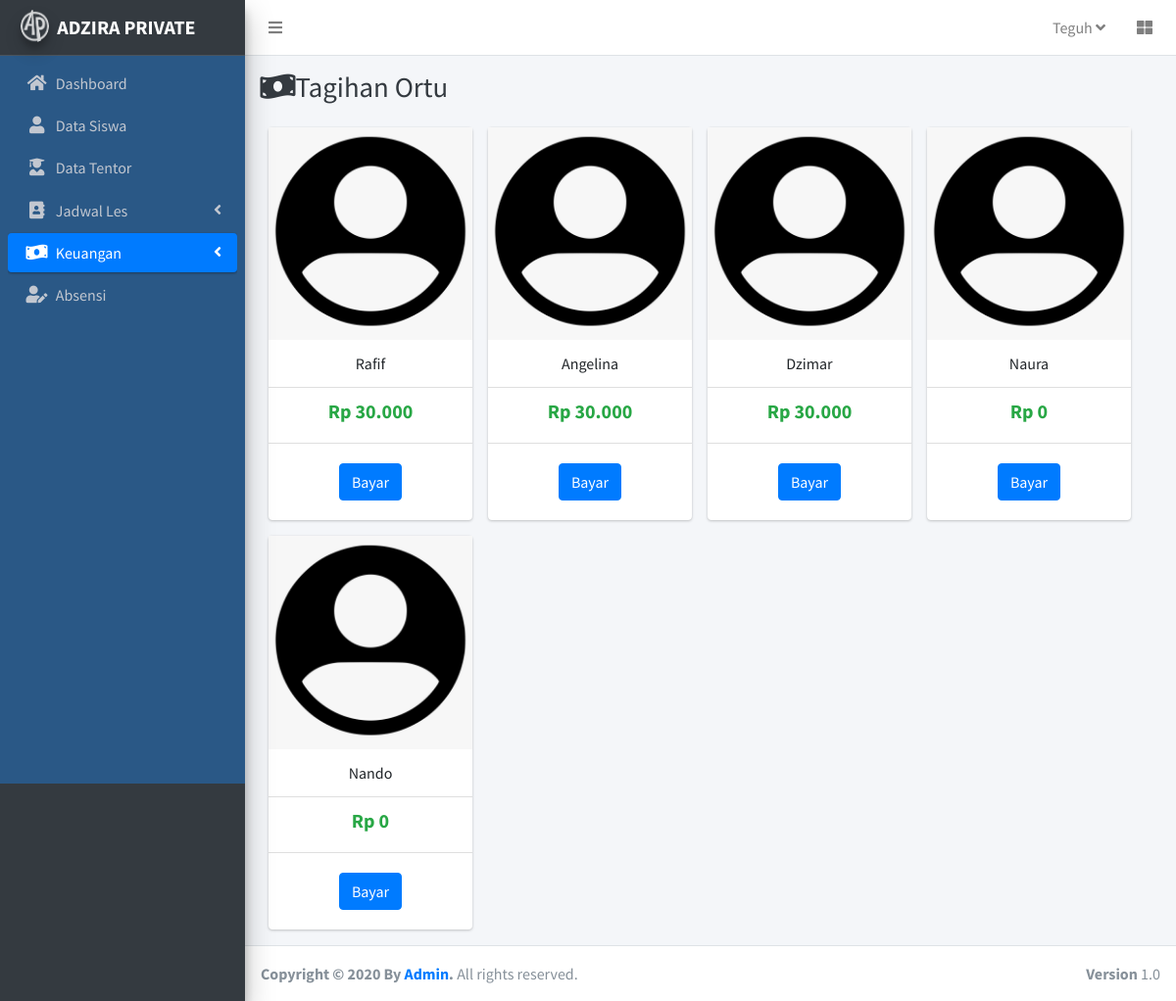
Screenshot of /index.php/c_keuangan/tagihan with the database file from the repository.
### tables this page shows
CREATE TABLE `siswa` (
  `id_siswa` int(11) NOT NULL,
  `nama` varchar(50) NOT NULL,
  `alamat` varchar(255) NOT NULL,
  `kelas` int(3) NOT NULL,
  `tgl_lahir` date NOT NULL,
  `nama_ortu` varchar(50) NOT NULL,
  `tlp_ortu` varchar(12) NOT NULL,
  `image` varchar(50) DEFAULT NULL
);

### application/controllers/C_Keuangan.php (called while the page is built, shortened)
<?php
class C_Keuangan extends CI_Controller{
    public function __construct()
    {
        $this->load->model('Absensi_model');
        $this->load->model('Tentor_model');
        $this->load->model('Siswa_model');
    }
    public function tagihan()
    {
        $data['siswa'] = $this->Siswa_model->getAllSiswa();
        $data['absensi'] = $this->Absensi_model->getAllAbsensi();
        $data['judul'] = 'Tagihan Siswa';
        $data['aktifdashboard'] = '';
        $data['aktifsiswa'] = '';
        $data['aktiftentor'] = '';
        $data['aktifjadwal'] = '';
        $data['aktifabsensi'] = '';
        $data['aktifkeuangan'] = 'active';
        $data['user'] = $this->db->get_where('admin')->row_array();
        $this->load->view('template/header',$data);
        $this->load->view('keuangan/tagihansiswa',$data);
        $this->load->view('template/footer');
    }
}

### index.php (called while the page is built, shortened)
<?php
require_once BASEPATH.'core/CodeIgniter.php';

### application/models/Siswa_model.php (called while the page is built, shortened)
<?php
class Siswa_model extends CI_model{
    public function getAllSiswa()
    {
       return  $this->db->get('siswa')->result_array();
    }
}

### application/views/keuangan/tagihansiswa.php (the view)
<div class="content-wrapper">
    <div class="content-header">
      <div class="container-fluid">
        <div class="row mb-2">
          <div class="col-sm-6">
            <h1 class="m-0 text-dark"><i class="fas fa-money-bill-wave"></i>Tagihan Ortu</h1>
          </div>
        </div>
      </div>
    </div>
    <section class="content">
        <div class="container">
            <div class="row">
                <?php foreach($siswa as $s):?>
                    <div class="card ml-3" style="width: 13rem;">
                        <img src="<?= base_url();?>assetAdmin/dist/img/avatar3.png" class="card-img-top" alt="...">
                        <ul class="list-group list-group-flush text-center">
                            <li class="list-group-item"><?= $s['nama'];?></li>
                            <li class="list-group-item">
                                <?php $totalabsen=0;foreach($absensi as $ab):?>
                                    <?php if($ab['id_siswa']==$s['id_siswa']):?>
                                        <?php $totalabsen++;?>
                                    <?php endif;?>
                                <?php endforeach;?>
                                <h5 class="text-success text-bold"><?= rupiah($totalabsen*30000);?></h5>
                            </li>
                        </ul>
                        <div class="card-body text-center">
                            <button class="btn btn-primary">Bayar</button>
                        </div>
                    </div>
                <?php endforeach;?>
            </div>
        </div>
<?php
function rupiah($angka){
    $hasil_rupiah = "Rp " . number_format($angka,0,',','.');
    return $hasil_rupiah;
}
?>
    </section>
</div>

### application/views/template/header.php (shortened to what this page needs)
<!DOCTYPE html>
<html>
<head>
  <link rel="stylesheet" href="<?= base_url();?>assetAdmin/plugins/fontawesome-free/css/all.min.css">
  <link rel="stylesheet" href="https://code.ionicframework.com/ionicons/2.0.1/css/ionicons.min.css">
  <link rel="stylesheet" href="<?= base_url();?>assetAdmin/plugins/tempusdominus-bootstrap-4/css/tempusdominus-bootstrap-4.min.css">
  <link rel="stylesheet" href="<?= base_url();?>assetAdmin/plugins/icheck-bootstrap/icheck-bootstrap.min.css">
  <link rel="stylesheet" href="<?= base_url();?>assetAdmin/plugins/jqvmap/jqvmap.min.css">
  <link rel="stylesheet" href="<?= base_url();?>assetAdmin/dist/css/adminlte.min.css">
  <link rel="stylesheet" href="<?= base_url();?>assetAdmin/dist/jos.css">
  <link rel="stylesheet" href="<?= base_url();?>assetAdmin/plugins/overlayScrollbars/css/OverlayScrollbars.min.css">
  <link rel="stylesheet" href="<?= base_url();?>assetAdmin/plugins/daterangepicker/daterangepicker.css">
  <link rel="stylesheet" href="<?= base_url();?>assetAdmin/plugins/summernote/summernote-bs4.css">
</head>
<body class="hold-transition sidebar-mini layout-fixed">
<div class="wrapper">
  <nav class="main-header navbar navbar-expand navbar-white navbar-light">
    <ul class="navbar-nav">
      <li class="nav-item">
        <a class="nav-link" data-widget="pushmenu" href="#" role="button"><i class="fas fa-bars"></i></a>
      </li>
    </ul>
    <ul class="navbar-nav ml-auto">
      <li class="nav-item dropdown">
        <a class="nav-link" data-toggle="dropdown" href="#"> <?= $user['username'];?>
          <i class="fas fa-angle-down"></i>
        </a>
      </li>
      <li class="nav-item">
        <a class="nav-link" data-widget="control-sidebar" data-slide="true" href="#" role="button">
          <i class="fas fa-th-large"></i>
        </a>
      </li>
    </ul>
  </nav>
  <aside class="main-sidebar sidebar-dark-primary elevation-4 bg-dark">
    <a href="<?= base_url();?>" class="brand-link">
      <img src="<?= base_url();?>assetAdmin/dist/img/AdminLTELogo.png" alt="AdminLTE Logo" class="brand-image img-circle elevation-3"
           style="opacity: .8">
      <span class="brand-text font-weight-bold">ADZIRA PRIVATE</span>
    </a>
    <div class="sidebar froge">
      <nav class="mt-2">
        <ul class="nav nav-pills nav-sidebar flex-column" data-widget="treeview" role="menu" data-accordion="false">
          <li class="nav-item has-treeview">
            <a href="<?= base_url();?>c_home" class="nav-link <?= $aktifdashboard;?>">
              <i class="nav-icon fas fa-home"></i>
              <p>Dashboard</p>
            </a>
          </li>
          <li class="nav-item has-treeview">
            <a href="<?= base_url();?>c_siswa" class="nav-link <?= $aktifsiswa;?>">
              <i class="nav-icon fas fa-user"></i>
              <p>Data Siswa</p>
            </a>
          </li>
          <li class="nav-item has-treeview">
            <a href="<?= base_url();?>c_tentor" class="nav-link <?= $aktiftentor;?>">
              <i class="nav-icon fas fa-user-graduate"></i>
              <p>Data Tentor</p>
            </a>
          </li>
          <li class="nav-item has-treeview">
            <a href="#" class="nav-link <?= $aktifjadwal;?>">
              <i class="nav-icon fas fa-address-book"></i>
              <p>
                Jadwal Les
                <i class="right fas fa-angle-left"></i>
              </p>
            </a>
          </li>
          <li class="nav-item has-treeview">
            <a href="#" class="nav-link <?= $aktifkeuangan;?>">
              <i class="nav-icon fas fa-money-bill-wave"></i>
              <p>
                Keuangan
                <i class="fas fa-angle-left right"></i>
              </p>
            </a>
          </li>
          <li class="nav-item has-treeview">
            <a href="<?= base_url() ;?>c_absensi" class="nav-link <?= $aktifabsensi;?>">
              <i class="nav-icon fas fa-user-edit"></i>
              <p> Absensi</p>
            </a>
          </li>
        </ul>
      </nav>
    </div>
  </aside>

### application/views/template/footer.php (shortened to what this page needs)
  <footer class="main-footer">
    <strong>Copyright &copy; 2020 By <a href="#">Admin</a>.</strong>
    All rights reserved.
    <div class="float-right d-none d-sm-inline-block">
      <b>Version</b> 1.0
    </div>
  </footer>
</div>
</body>
</html>

### rows the page displays
siswa: nama "Rafif", totalabsen "Rp 30.000"
siswa: nama "Angelina", totalabsen "Rp 30.000"
siswa: nama "Dzimar", totalabsen "Rp 30.000"
siswa: nama "Naura", totalabsen "Rp 0"
siswa: nama "Nando", totalabsen "Rp 0"

### other values shown
$user['username'] "Teguh"
